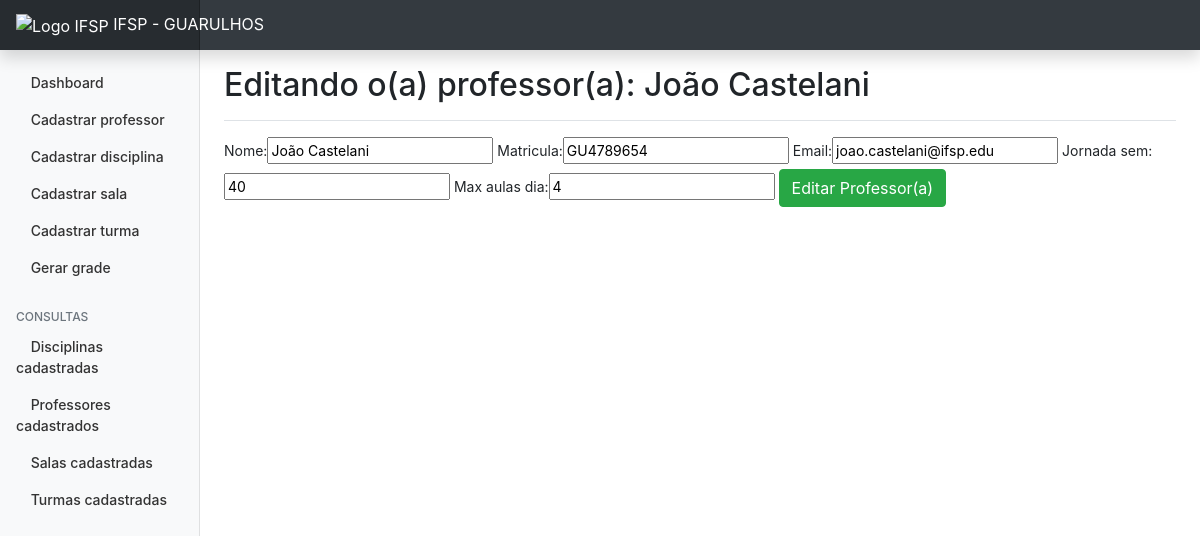
Page /professores/editaprof/3 on the committed database.
### professores/models.py (models this page shows, shortened)
class Professor(models.Model):
    STATUS_CHOICES = (
        ("1", "Ativo"),
        ("2", "Inativo"),
    )
    nome = models.CharField(max_length=150, blank=False, null=True)
    matricula = models.CharField(max_length=30, blank=False, null=False, unique=True)
    email = models.CharField(max_length=100)
    jornada_sem = models.IntegerField(blank=False)
    max_aulas_dia = models.IntegerField(blank=False)
    status = models.CharField(max_length=1, choices=STATUS_CHOICES, blank=True, default=1)
    criado_em = models.DateTimeField(auto_now_add=True)
    atualizado_em = models.DateTimeField(auto_now=True)

### professores/views.py (the view)
# urls.py: path('editaprof/<int:id>', views.editaProf, name='edita-prof'),
def editaProf(request, id):
    professor = get_object_or_404(Professor, pk=id)
    form = ProfessorForm(instance=professor)
    if request.method == 'POST':
        form = ProfessorForm(request.POST, instance=professor)
        if form.is_valid():
            professor.save()
            return redirect('/')
        else:
            return render(request, 'professores/editaprof.html', {'form': form, 'professor': professor})
    else:
        return render(request, 'professores/editaprof.html', {'form': form, 'professor': professor})

### professores/forms.py
class ProfessorForm(forms.ModelForm):
    class Meta:
        model = Professor
        fields = ('nome', 'matricula', 'email', 'jornada_sem', 'max_aulas_dia')

### professores/templates/professores/editaprof.html (shortened to what this page needs)
{% extends 'base.html' %}
{% load bootstrap %}
{% block content %}
<div class="d-flex justify-content-between flex-wrap flex-md-nowrap align-items-center pt-3 pb-2 mb-3 border-bottom">
    <h1 class="h2">Editando o(a) professor(a): {{ professor.nome }}</h1>
</div>
    <form method="POST">
         {{form|bootstrap}}
        <input type="submit" class="btn btn-success" value="Editar Professor(a)">
    </form>
        <br>
{% endblock %}

### dashboard/static/css/style.css (style rules this page uses)
body { font-size: .875rem; }

### rows in the picture
Professor: nome "João Castelani", matricula "GU4789654", email "joao.castelani@ifsp.edu", jornada_sem "40", max_aulas_dia "4"
